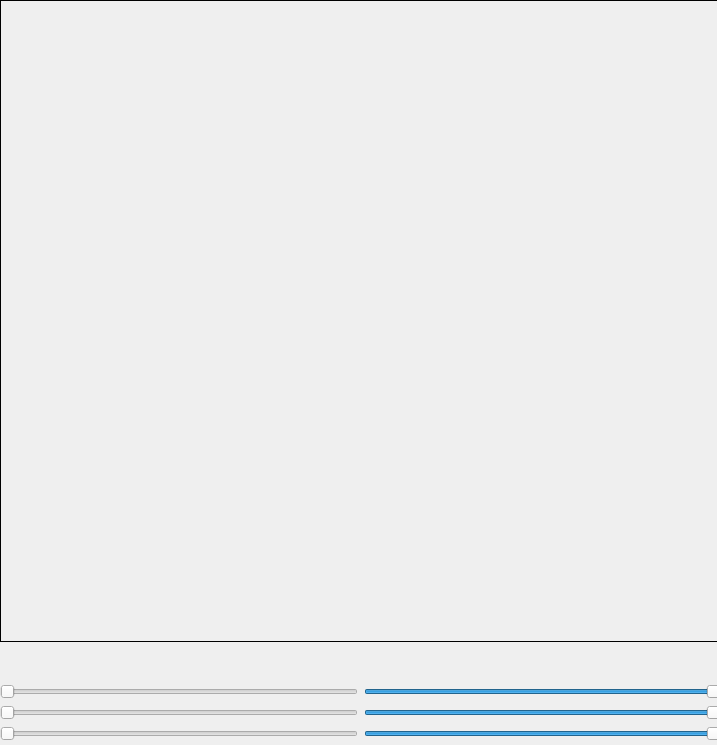
<?xml version="1.0" encoding="UTF-8"?>
<ui version="4.0">
 <class>Form</class>
 <widget class="QWidget" name="Form">
  <property name="geometry">
   <rect>
    <x>0</x>
    <y>0</y>
    <width>717</width>
    <height>745</height>
   </rect>
  </property>
  <property name="windowTitle">
   <string>OpenCV</string>
  </property>
  <widget class="QWidget" name="verticalLayoutWidget">
   <property name="geometry">
    <rect>
     <x>0</x>
     <y>0</y>
     <width>721</width>
     <height>741</height>
    </rect>
   </property>
   <layout class="QVBoxLayout" name="verticalLayout">
    <item>
     <widget class="QLabel" name="MainCam">
      <property name="minimumSize">
       <size>
        <width>600</width>
        <height>600</height>
       </size>
      </property>
      <property name="frameShape">
       <enum>QFrame::Box</enum>
      </property>
      <property name="text">
       <string/>
      </property>
      <property name="scaledContents">
       <bool>true</bool>
      </property>
      <property name="alignment">
       <set>Qt::AlignCenter</set>
      </property>
     </widget>
    </item>
    <item>
     <layout class="QGridLayout" name="gridLayout">
      <item row="2" column="0">
       <widget class="QSlider" name="MinSSlider">
        <property name="toolTip">
         <string>Saturation</string>
        </property>
        <property name="maximum">
         <number>255</number>
        </property>
        <property name="orientation">
         <enum>Qt::Horizontal</enum>
        </property>
       </widget>
      </item>
      <item row="0" column="0">
       <widget class="QLabel" name="minhsv">
        <property name="maximumSize">
         <size>
          <width>900</width>
          <height>30</height>
         </size>
        </property>
        <property name="toolTip">
         <string>Hue | Saturation | Value</string>
        </property>
        <property name="text">
         <string/>
        </property>
        <property name="alignment">
         <set>Qt::AlignCenter</set>
        </property>
       </widget>
      </item>
      <item row="3" column="0">
       <widget class="QSlider" name="MinVSlider">
        <property name="toolTip">
         <string>Value</string>
        </property>
        <property name="maximum">
         <number>255</number>
        </property>
        <property name="orientation">
         <enum>Qt::Horizontal</enum>
        </property>
       </widget>
      </item>
      <item row="3" column="1">
       <widget class="QSlider" name="MaxVSlider">
        <property name="maximumSize">
         <size>
          <width>16777215</width>
          <height>20</height>
         </size>
        </property>
        <property name="toolTip">
         <string>Value</string>
        </property>
        <property name="maximum">
         <number>255</number>
        </property>
        <property name="value">
         <number>255</number>
        </property>
        <property name="orientation">
         <enum>Qt::Horizontal</enum>
        </property>
       </widget>
      </item>
      <item row="2" column="1">
       <widget class="QSlider" name="MaxSSlider">
        <property name="maximumSize">
         <size>
          <width>16777215</width>
          <height>20</height>
         </size>
        </property>
        <property name="toolTip">
         <string>Saturation</string>
        </property>
        <property name="maximum">
         <number>255</number>
        </property>
        <property name="value">
         <number>255</number>
        </property>
        <property name="orientation">
         <enum>Qt::Horizontal</enum>
        </property>
       </widget>
      </item>
      <item row="0" column="1">
       <widget class="QLabel" name="maxhsv">
        <property name="maximumSize">
         <size>
          <width>900</width>
          <height>30</height>
         </size>
        </property>
        <property name="toolTip">
         <string>Hue | Saturation | Value</string>
        </property>
        <property name="text">
         <string/>
        </property>
        <property name="alignment">
         <set>Qt::AlignCenter</set>
        </property>
       </widget>
      </item>
      <item row="1" column="0">
       <widget class="QSlider" name="MinHSlider">
        <property name="toolTip">
         <string>Hue</string>
        </property>
        <property name="maximum">
         <number>179</number>
        </property>
        <property name="orientation">
         <enum>Qt::Horizontal</enum>
        </property>
       </widget>
      </item>
      <item row="1" column="1">
       <widget class="QSlider" name="MaxHSlider">
        <property name="maximumSize">
         <size>
          <width>16777215</width>
          <height>20</height>
         </size>
        </property>
        <property name="toolTip">
         <string>Hue</string>
        </property>
        <property name="maximum">
         <number>179</number>
        </property>
        <property name="value">
         <number>179</number>
        </property>
        <property name="orientation">
         <enum>Qt::Horizontal</enum>
        </property>
        <property name="invertedAppearance">
         <bool>false</bool>
        </property>
       </widget>
      </item>
     </layout>
    </item>
   </layout>
  </widget>
 </widget>
 <resources/>
 <connections/>
</ui>
